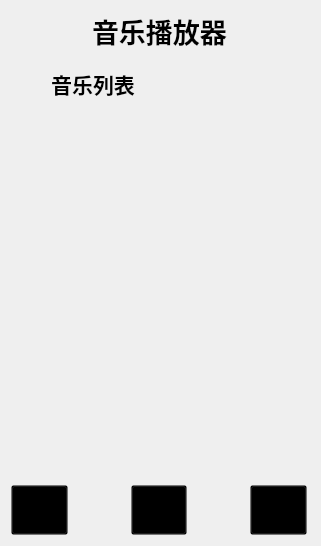
<?xml version="1.0" encoding="UTF-8"?>
<ui version="4.0">
 <class>myMusic</class>
 <widget class="QWidget" name="myMusic">
  <property name="geometry">
   <rect>
    <x>0</x>
    <y>0</y>
    <width>321</width>
    <height>546</height>
   </rect>
  </property>
  <property name="windowTitle">
   <string>myMusic</string>
  </property>
  <property name="styleSheet">
   <string notr="true">QWidget#myMusic
{
	
	border-image: url(:/new/prefix1/C:/Users/lenovo/Desktop/musicPlayer/Image/background.jpg);
}</string>
  </property>
  <layout class="QFormLayout" name="formLayout">
   <item row="0" column="0">
    <layout class="QVBoxLayout" name="verticalLayout">
     <item>
      <layout class="QHBoxLayout" name="horizontalLayout_3">
       <item>
        <spacer name="horizontalSpacer_5">
         <property name="orientation">
          <enum>Qt::Horizontal</enum>
         </property>
         <property name="sizeHint" stdset="0">
          <size>
           <width>40</width>
           <height>20</height>
          </size>
         </property>
        </spacer>
       </item>
       <item>
        <widget class="QLabel" name="label">
         <property name="text">
          <string>&lt;html&gt;&lt;head/&gt;&lt;body&gt;&lt;p&gt;&lt;span style=&quot; font-size:20pt; font-weight:700;&quot;&gt;音乐播放器&lt;/span&gt;&lt;/p&gt;&lt;/body&gt;&lt;/html&gt;</string>
         </property>
        </widget>
       </item>
       <item>
        <spacer name="horizontalSpacer_6">
         <property name="orientation">
          <enum>Qt::Horizontal</enum>
         </property>
         <property name="sizeHint" stdset="0">
          <size>
           <width>40</width>
           <height>20</height>
          </size>
         </property>
        </spacer>
       </item>
      </layout>
     </item>
     <item>
      <spacer name="verticalSpacer">
       <property name="orientation">
        <enum>Qt::Vertical</enum>
       </property>
       <property name="sizeHint" stdset="0">
        <size>
         <width>20</width>
         <height>40</height>
        </size>
       </property>
      </spacer>
     </item>
     <item>
      <layout class="QHBoxLayout" name="horizontalLayout_4">
       <item>
        <spacer name="horizontalSpacer_7">
         <property name="orientation">
          <enum>Qt::Horizontal</enum>
         </property>
         <property name="sizeType">
          <enum>QSizePolicy::Fixed</enum>
         </property>
         <property name="sizeHint" stdset="0">
          <size>
           <width>40</width>
           <height>20</height>
          </size>
         </property>
        </spacer>
       </item>
       <item>
        <widget class="QLabel" name="label_2">
         <property name="text">
          <string>&lt;html&gt;&lt;head/&gt;&lt;body&gt;&lt;p align=&quot;center&quot;&gt;&lt;span style=&quot; font-size:16pt; font-weight:700;&quot;&gt;音乐列表&lt;/span&gt;&lt;/p&gt;&lt;/body&gt;&lt;/html&gt;</string>
         </property>
        </widget>
       </item>
       <item>
        <spacer name="horizontalSpacer_8">
         <property name="orientation">
          <enum>Qt::Horizontal</enum>
         </property>
         <property name="sizeHint" stdset="0">
          <size>
           <width>40</width>
           <height>20</height>
          </size>
         </property>
        </spacer>
       </item>
      </layout>
     </item>
     <item>
      <spacer name="verticalSpacer_2">
       <property name="orientation">
        <enum>Qt::Vertical</enum>
       </property>
       <property name="sizeHint" stdset="0">
        <size>
         <width>20</width>
         <height>40</height>
        </size>
       </property>
      </spacer>
     </item>
     <item>
      <layout class="QHBoxLayout" name="horizontalLayout_2">
       <item>
        <spacer name="horizontalSpacer_3">
         <property name="orientation">
          <enum>Qt::Horizontal</enum>
         </property>
         <property name="sizeType">
          <enum>QSizePolicy::Fixed</enum>
         </property>
         <property name="sizeHint" stdset="0">
          <size>
           <width>20</width>
           <height>20</height>
          </size>
         </property>
        </spacer>
       </item>
       <item>
        <widget class="QListWidget" name="musicList">
         <property name="minimumSize">
          <size>
           <width>0</width>
           <height>350</height>
          </size>
         </property>
         <property name="styleSheet">
          <string notr="true">QListWidget#musicList
{
background-color:transparent;
border:0px;

}</string>
         </property>
        </widget>
       </item>
       <item>
        <spacer name="horizontalSpacer_4">
         <property name="orientation">
          <enum>Qt::Horizontal</enum>
         </property>
         <property name="sizeType">
          <enum>QSizePolicy::Fixed</enum>
         </property>
         <property name="sizeHint" stdset="0">
          <size>
           <width>20</width>
           <height>20</height>
          </size>
         </property>
        </spacer>
       </item>
      </layout>
     </item>
     <item>
      <spacer name="verticalSpacer_3">
       <property name="orientation">
        <enum>Qt::Vertical</enum>
       </property>
       <property name="sizeHint" stdset="0">
        <size>
         <width>20</width>
         <height>40</height>
        </size>
       </property>
      </spacer>
     </item>
     <item>
      <layout class="QHBoxLayout" name="horizontalLayout">
       <item>
        <widget class="QPushButton" name="downbtn">
         <property name="sizePolicy">
          <sizepolicy hsizetype="Expanding" vsizetype="Fixed">
           <horstretch>0</horstretch>
           <verstretch>0</verstretch>
          </sizepolicy>
         </property>
         <property name="minimumSize">
          <size>
           <width>0</width>
           <height>50</height>
          </size>
         </property>
         <property name="maximumSize">
          <size>
           <width>16777215</width>
           <height>50</height>
          </size>
         </property>
         <property name="styleSheet">
          <string notr="true">QPushButton#downbtn
{
	background-color:transparent;
	border-image: url(:/new/prefix1/C:/Users/lenovo/Desktop/musicPlayer/Image/down.png);
}</string>
         </property>
         <property name="text">
          <string/>
         </property>
        </widget>
       </item>
       <item>
        <spacer name="horizontalSpacer">
         <property name="orientation">
          <enum>Qt::Horizontal</enum>
         </property>
         <property name="sizeHint" stdset="0">
          <size>
           <width>40</width>
           <height>20</height>
          </size>
         </property>
        </spacer>
       </item>
       <item>
        <widget class="QPushButton" name="pausebtn">
         <property name="sizePolicy">
          <sizepolicy hsizetype="Expanding" vsizetype="Fixed">
           <horstretch>0</horstretch>
           <verstretch>0</verstretch>
          </sizepolicy>
         </property>
         <property name="minimumSize">
          <size>
           <width>0</width>
           <height>50</height>
          </size>
         </property>
         <property name="maximumSize">
          <size>
           <width>16777215</width>
           <height>50</height>
          </size>
         </property>
         <property name="styleSheet">
          <string notr="true">QPushButton#pausebtn
{
background-color:transparent;
	border-image: url(:/new/prefix1/C:/Users/lenovo/Desktop/musicPlayer/Image/pause.png);
}</string>
         </property>
         <property name="text">
          <string/>
         </property>
        </widget>
       </item>
       <item>
        <spacer name="horizontalSpacer_2">
         <property name="orientation">
          <enum>Qt::Horizontal</enum>
         </property>
         <property name="sizeHint" stdset="0">
          <size>
           <width>40</width>
           <height>20</height>
          </size>
         </property>
        </spacer>
       </item>
       <item>
        <widget class="QPushButton" name="upbtn">
         <property name="sizePolicy">
          <sizepolicy hsizetype="Expanding" vsizetype="Fixed">
           <horstretch>0</horstretch>
           <verstretch>0</verstretch>
          </sizepolicy>
         </property>
         <property name="minimumSize">
          <size>
           <width>0</width>
           <height>50</height>
          </size>
         </property>
         <property name="maximumSize">
          <size>
           <width>16777215</width>
           <height>50</height>
          </size>
         </property>
         <property name="styleSheet">
          <string notr="true">QPushButton#upbtn
{
background-color:transparent;
	border-image: url(:/new/prefix1/C:/Users/lenovo/Desktop/musicPlayer/Image/up.png);
}</string>
         </property>
         <property name="text">
          <string/>
         </property>
        </widget>
       </item>
      </layout>
     </item>
    </layout>
   </item>
  </layout>
 </widget>
 <resources/>
 <connections/>
</ui>
